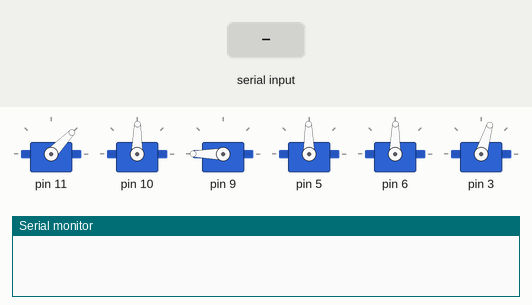
Bench run of a sketch on a simulated Arduino Uno, built with avr-gcc and run on an emulated ATmega328P. Shown: 6 × servo, the last lines printed to the serial monitor. The test bench sets the inputs (shaded band).

Above: at 9.0 s.
9.1 s: "90,45\n" received over Serial
At 9.55 s:
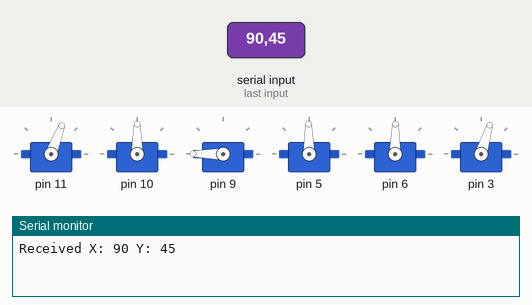
At 11.0 s:
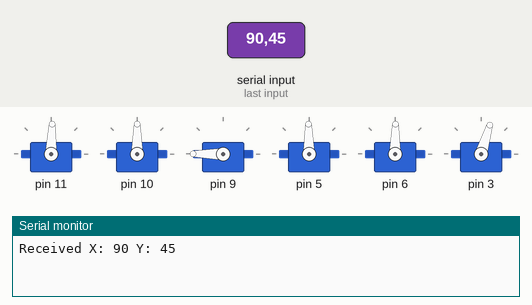
11.4 s: "30,150\n" received over Serial
At 12.5 s:
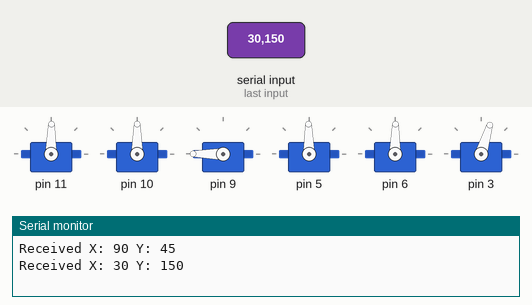
Timing chart, 0 to 14.4 s (numbered marks = the images above; inputs shaded):
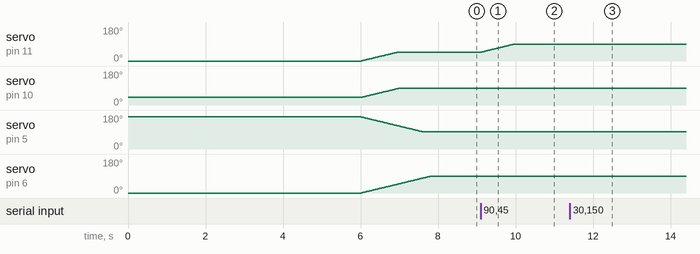

Measured:
- after the input at 9.1 s, servo on pin 11: moves from 46° to 88° over 0.82 s, starting at once; servo on pin 10: 89° → 90° at once
- after the input at 11.4 s, servo on pin 11: 88° → 89° at once

The sketch:

arm_robot.ino
```cpp
#include <Braccio.h>
#include <Servo.h>

Servo base;
Servo shoulder;
Servo elbow;
Servo wrist_rot;
Servo wrist_ver;
Servo gripper;

int y1=90, x1=90;

void setup() {
    Serial.begin(9600);
    Braccio.begin();
        Braccio.ServoMovement(20, 47,  90, 180, 90, 90,  73);

}

void loop() {

    if (Serial.available() > 0) {
        String data = Serial.readStringUntil('\n');
        int commaIndex = data.indexOf(',');
        int x = data.substring(0, commaIndex).toInt();
        int y = data.substring(commaIndex + 1).toInt();
        Serial.print("Received X: ");
        Serial.print(x);
        Serial.print(" Y: ");
        Serial.println(y);

        if(y>150)
          y1 +=1;

        if(y<70)
          y1 -=1;

        if(x>300)
          x1 += 1;

        if(x<200)
          x1 -= 1;


//
//        Serial.print("Received X1: ");
//        Serial.print(x1);
//        Serial.print(" Y1: ");
//        Serial.println(y1);
        Braccio.ServoMovement(20,x1,  y1, 180, 90, 90,  73);

    }
}
```
